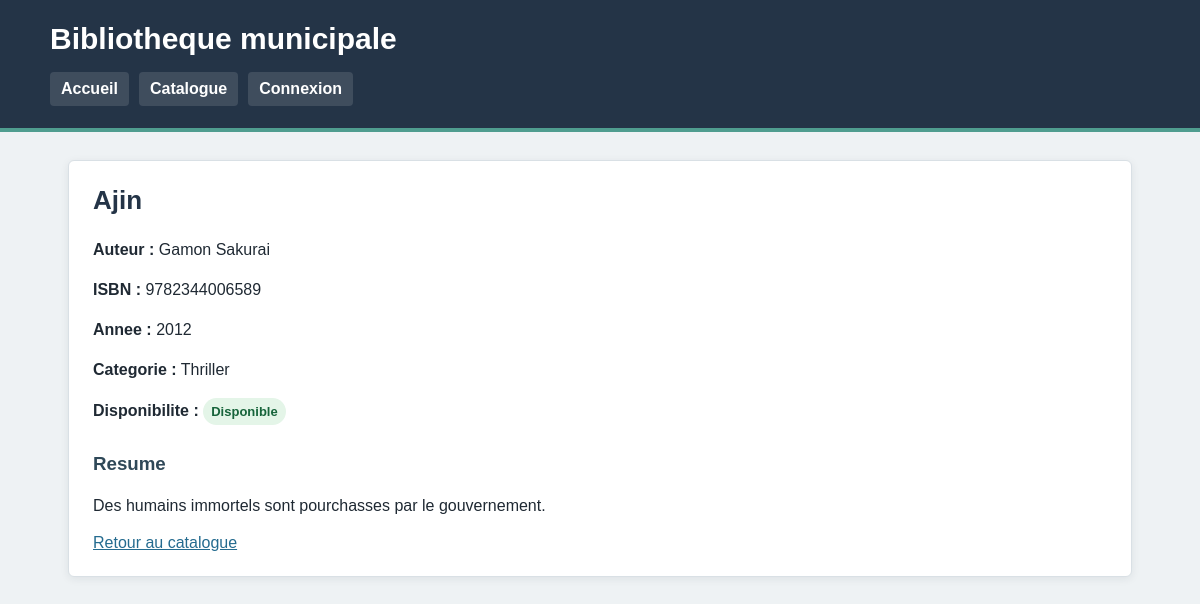
The app's page /livre.php?id=28 with its own data.
### tables this page shows
CREATE TABLE livres (
    id INT AUTO_INCREMENT PRIMARY KEY,
    titre VARCHAR(200) NOT NULL,
    auteur VARCHAR(150) NOT NULL,
    isbn VARCHAR(30) NOT NULL UNIQUE,
    annee_publication INT NULL,
    resume TEXT,
    categorie_id INT,
    disponible TINYINT(1) NOT NULL DEFAULT 1,
    FOREIGN KEY (categorie_id) REFERENCES categories(id)
);

CREATE TABLE categories (
    id INT AUTO_INCREMENT PRIMARY KEY,
    nom VARCHAR(100) NOT NULL UNIQUE
);

### public/livre.php (the view, shortened to what this page needs)
<?php
$pdo = connexionBDD();
$id = (int) ($_GET['id'] ?? 0);
$sql = "SELECT livres.*, categories.nom AS categorie
        FROM livres
        LEFT JOIN categories ON livres.categorie_id = categories.id
        WHERE livres.id = :id";
$requete = $pdo->prepare($sql);
$requete->execute(['id' => $id]);
$livre = $requete->fetch(PDO::FETCH_ASSOC);
include __DIR__ . '/../templates/header.php';
?>
<section class="bloc">
    <?php if (!$livre): ?>
        <h2>Livre introuvable</h2>
        <p>Le livre demande n'existe pas.</p>
        <a href="catalogue.php">Retour au catalogue</a>
    <?php else: ?>
        <h2><?= htmlspecialchars($livre['titre']) ?></h2>
        <p><strong>Auteur :</strong> <?= htmlspecialchars($livre['auteur']) ?></p>
        <p><strong>ISBN :</strong> <?= htmlspecialchars($livre['isbn']) ?></p>
        <p><strong>Annee :</strong> <?= htmlspecialchars($livre['annee_publication']) ?></p>
        <p><strong>Categorie :</strong> <?= htmlspecialchars($livre['categorie'] ?? 'Non classe') ?></p>
        <p><strong>Disponibilite :</strong>
            <?php if ($livre['disponible']): ?>
                <span class="disponible">Disponible</span>
            <?php else: ?>
                <span class="indisponible">Indisponible</span>
            <?php endif; ?>
        </p>
        <h3>Resume</h3>
        <p><?= nl2br(htmlspecialchars($livre['resume'])) ?></p>
        <a href="catalogue.php">Retour au catalogue</a>
    <?php endif; ?>
</section>
<?php include __DIR__ . '/../templates/footer.php'; ?>

### public/assets/css/style.css (style rules this page uses)
* { box-sizing: border-box; }
body { margin: 0; font-family: Arial, Helvetica, sans-serif; background: #eef2f4; color: #1f2933; }
.bloc { background: white; padding: 24px; border: 1px solid #d9e0e5; border-radius: 6px; box-shadow: 0 2px 8px rgba(31, 41, 51, 0.08); }
h2 { margin-top: 0; color: #243447; font-size: 26px; }
h3 { color: #2f4858; margin-top: 28px; }
p { line-height: 1.5; }
a { color: #246b8f; }
.disponible, .indisponible { display: inline-block; padding: 4px 8px; border-radius: 20px; font-size: 13px; font-weight: bold; }
.disponible { color: #17643b; background: #e4f5e8; }

### records on screen
livres: titre "Ajin", auteur "Gamon Sakurai", isbn "9782344006589", annee_publication "2012", categorie.nom "Thriller", resume "Des humains immortels sont pourchasses par le gouvernement."
